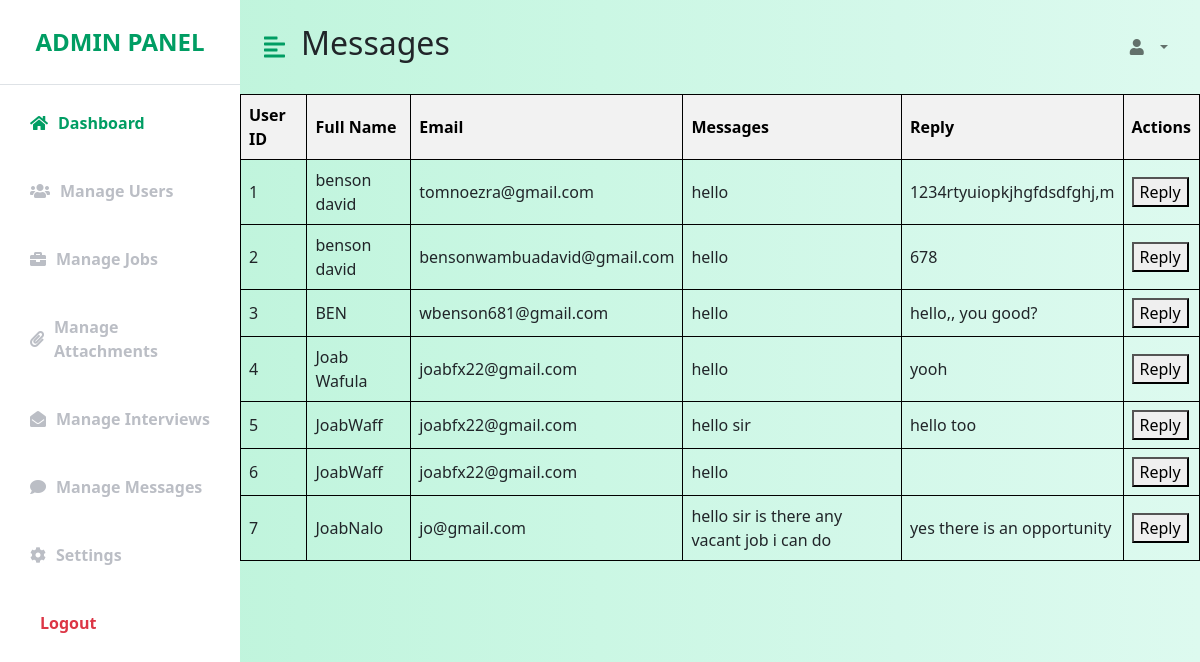
Page /admin_manage_messages.php on the committed database.
### tables this page shows
CREATE TABLE `contact_form` (
  `id` int(11) NOT NULL,
  `name` varchar(255) NOT NULL,
  `email` varchar(255) NOT NULL,
  `message` text NOT NULL,
  `reply` varchar(255) DEFAULT NULL,
  `submission_time` timestamp NOT NULL DEFAULT current_timestamp()
);

### admin_manage_messages.php (the view, shortened to what this page needs)
<!DOCTYPE html>
<html lang="en">
<head>
    <link href="https://cdn.jsdelivr.net/npm/bootstrap@5.0.0-beta3/dist/css/bootstrap.min.css" rel="stylesheet" />
    <link rel="stylesheet" href="https://cdnjs.cloudflare.com/ajax/libs/font-awesome/5.15.3/css/all.min.css" />
    <link rel="stylesheet" href="adminpannel.css" />
</head>
<body>
<div class="d-flex" id="wrapper">
        <div class="bg-white" id="sidebar-wrapper">
            <div class="sidebar-heading text-center py-4 primary-text fs-4 fw-bold text-uppercase border-bottom">
                <i class=></i>Admin Panel</div>
            <div class="list-group list-group-flush my-3">
                <a href="adminpannel.php" class="list-group-item list-group-item-action bg-transparent second-text active">
                    <i class="fa fa-home"></i>Dashboard</a>
                <br>
                <a href="fetch_user.php" class="list-group-item list-group-item-action bg-transparent second-text fw-bold">
                    <i class="fa fa-users"></i>Manage Users</a>
                <br>
                <a href="manage_jobs.php" class="list-group-item list-group-item-action bg-transparent second-text fw-bold">
                    <i class="fa fa-briefcase"></i>Manage Jobs</a>
                <br>
                <a href="manage_attachments.php" class="list-group-item list-group-item-action bg-transparent second-text fw-bold">
                    <i class="fa fa-paperclip"></i>Manage Attachments</a>
                <br>
                <a href="manage_interviews.php" class="list-group-item list-group-item-action bg-transparent second-text fw-bold">
                    <i class="fa fa-envelope-open"></i>Manage Interviews</a>
                <br>
                <a href="admin_manage_messages.php" class="list-group-item list-group-item-action bg-transparent second-text fw-bold">
                    <i class="fa fa-comment"></i>Manage Messages</a>
                <br>
                <a href="admin_settings.php" class="list-group-item list-group-item-action bg-transparent second-text fw-bold">
                    <i class="fa fa-cog"></i>Settings</a>
                <br>
                <a href="admin_logout.php" class="list-group-item list-group-item-action bg-transparent text-danger fw-bold">
                    <i class="fa fa-sign-out"></i>Logout</a>
            </div>
        </div>
        <div id="page-content-wrapper">
            <nav class="navbar navbar-expand-lg navbar-light bg-transparent py-4 px-4">
                <div class="d-flex align-items-center">
                    <i class="fas fa-align-left primary-text fs-4 me-3" id="menu-toggle"></i>
                    <h2 class="fs-2 m-0"><h2>Messages</h2></h2>
                </div>
                <div class="collapse navbar-collapse" id="navbarSupportedContent">
                    <ul class="navbar-nav ms-auto mb-2 mb-lg-0">
                        <li class="nav-item dropdown">
                            <a class="nav-link dropdown-toggle second-text fw-bold" href="#" id="navbarDropdown"
                                role="button" data-bs-toggle="dropdown" aria-expanded="false">
                                <i class="fas fa-user me-2"></i>
                </a>
                        </li>
                    </ul>
                </div>
            </nav>
            <?php
require_once 'connect.php';
$sql = "SELECT id, name, email, message, reply FROM contact_form";
$result = $conn->query($sql);
if ($result->num_rows > 0) {
    echo "<table>";
    echo "<tr><th>User ID</th><th>Full Name</th><th>Email</th><th>Messages</th><th>Reply</th><th>Actions</th></tr>";
    while($row = $result->fetch_assoc()) {
        echo "<tr>";
        echo "<td>" . $row['id'] . "</td>";
        echo "<td>" . $row['name'] . "</td>";
        echo "<td>" . $row['email'] . "</td>";
        echo "<td>" . $row['message'] . "</td>";
        echo "<td>" . $row['reply'] . "</td>";
        echo "<td class='action-links'>";
        echo "<button onclick='replyMessage(" . $row['id'] . ")'>Reply</button>";
        echo "</td>";
        echo "</tr>";
    }
    echo "</table>";
} else {
    echo "<h2>no messages found.</h2>";
}
?>
            </div>
        </div>
</body>
</html>

### adminpannel.css (style rules this page uses)
:root { --main-bg-color: #009d63; --main-text-color: #009d63; --second-text-color: #bbbec5; --second-bg-color: #c1efde; }
.primary-text { color: var(--main-text-color); }
.second-text { color: var(--second-text-color); }
#wrapper { overflow-x: hidden; background-image: linear-gradient( to right, #baf3d7, #c2f5de, #cbf7e4, #d4f8ea, #ddfaef ); }
#sidebar-wrapper { min-height: 100vh; margin-left: -15rem; -webkit-transition: margin 0.25s ease-out; -moz-transition: margin 0.25s ease-out; -o-transition: margin 0.25s ease-out; transition: margin 0.25s ease-out; }
#sidebar-wrapper .sidebar-heading { padding: 0.875rem 1.25rem; font-size: 1.2rem; }
#sidebar-wrapper .list-group { width: 15rem; }
#page-content-wrapper { min-width: 100vw; }
#menu-toggle { cursor: pointer; }
.list-group-item { border: none; padding: 10px 30px; display: flex; align-items: center; }
.list-group-item i { margin-right: 10px; }
.list-group-item.active { background-color: transparent; color: var(--main-text-color); font-weight: bold; border: none; }
@media (min-width: 768px) { #sidebar-wrapper { margin-left: 0; } }
@media (min-width: 768px) { #page-content-wrapper { min-width: 0; width: 100%; } }

### admin_manage_messages.php (style rules this page uses)
table { width: 100%; border-collapse: collapse; }
th, td { border: 1px solid black; padding: 8px; text-align: left; }
th { background-color: #f2f2f2; color: black; }

### rows in the picture
contact_form: id "1", name "benson david", email "tomnoezra@gmail.com", message "hello", reply "1234rtyuiopkjhgfdsdfghj,m"
contact_form: id "2", name "benson david", email "bensonwambuadavid@gmail.com", message "hello", reply "678"
contact_form: id "3", name "BEN", email "wbenson681@gmail.com", message "hello", reply "hello,, you good?"
contact_form: id "4", name "Joab Wafula", email "joabfx22@gmail.com", message "hello", reply "yooh"
contact_form: id "5", name "JoabWaff", email "joabfx22@gmail.com", message "hello sir", reply "hello too"
contact_form: id "6", name "JoabWaff", email "joabfx22@gmail.com", message "hello"
contact_form: id "7", name "JoabNalo", email "jo@gmail.com", message "hello sir is there any vacant job i can do", reply "yes there is an opportunity"
